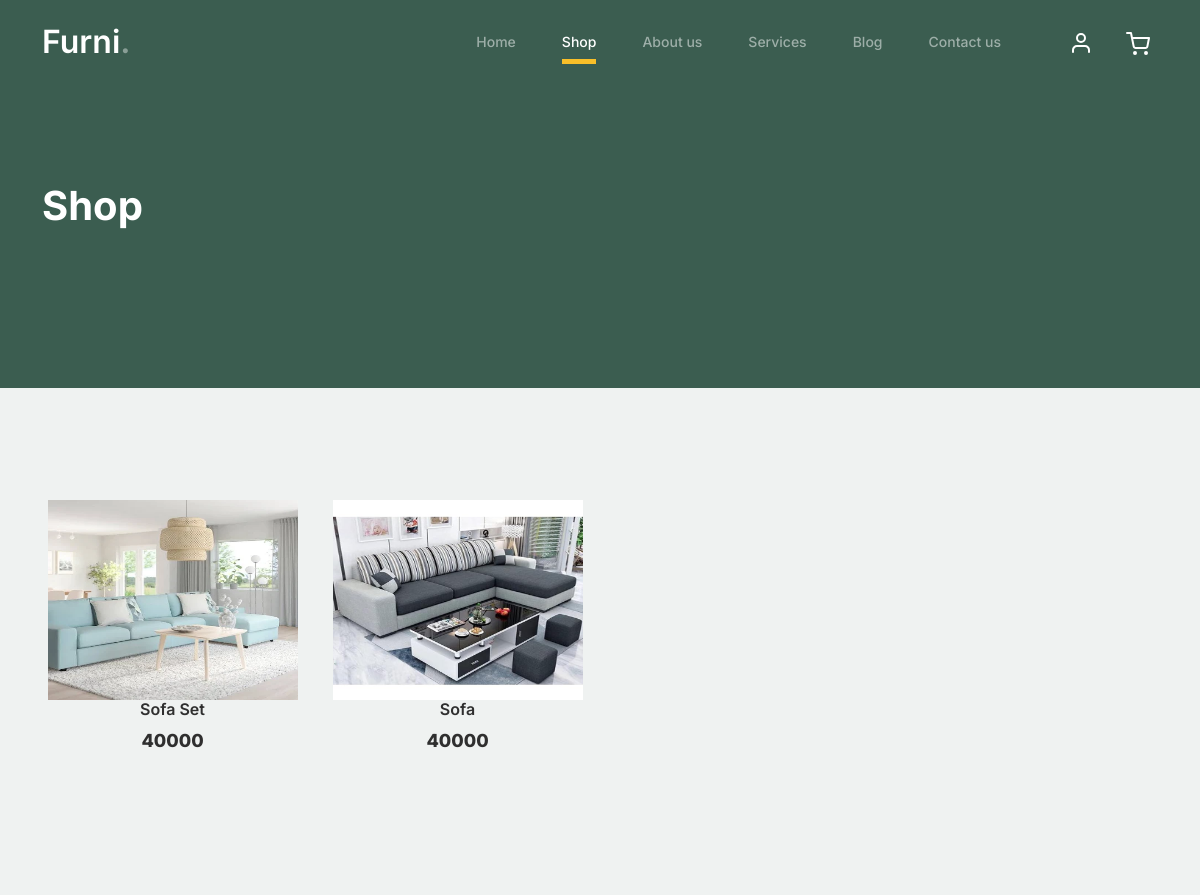
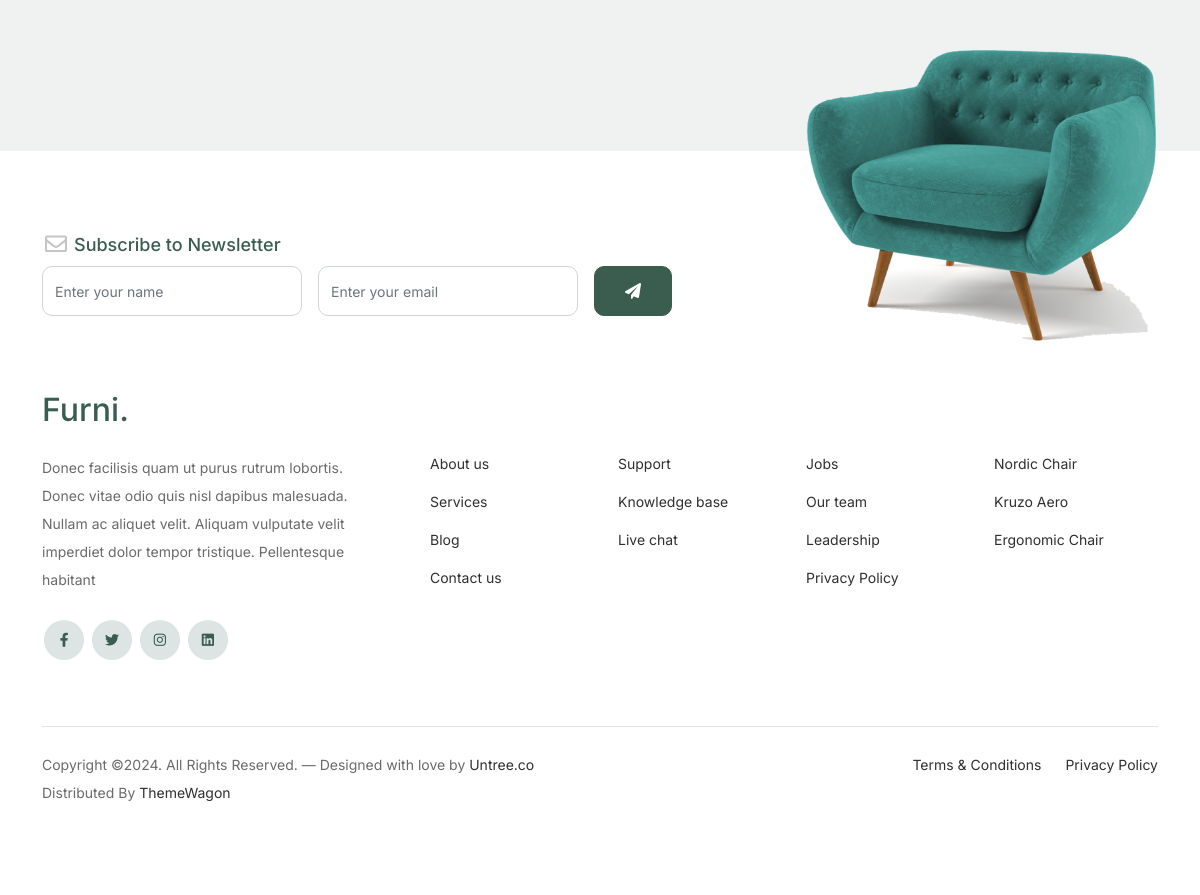
/filtered_product/Sofa Sets/, run on the app's committed database (2 pictures, top to bottom).
### ShopApp/models.py (models this page shows)
class Product_Db(models.Model):
      Product_Category = models.CharField(max_length=100,null=True,blank=True)
      Product_Name     = models.CharField(max_length=100,null=True,blank=True)
      Quality          = models.CharField(max_length=100,null=True,blank=True)
      MRP              = models.IntegerField(null=True,blank=True)
      Description      = models.TextField(max_length=500,null=True,blank=True)
      Orgin            = models.CharField(max_length=100,null=True,blank=True)
      Manufacture      = models.CharField(max_length=100,null=True,blank=True)
      img1             = models.ImageField(upload_to="product_images",null=True,blank=True)
      img2             = models.ImageField(upload_to="product_images",null=True,blank=True)
      img3             = models.ImageField(upload_to="product_images",null=True,blank=True)

### WebApp/views.py (the view)
# urls.py: path('filtered_product/<cat_name>/',views.filtered_product,name="filtered_product"),
def filtered_product(request, cat_name):
    data = Product_Db.objects.filter(Product_Category=cat_name)
    return render(request, "Products_Filtered.html", {'data': data})

### WebApp/templates/Products_Filtered.html (shortened to what this page needs)
<!doctype html>
{% load static %}
<html lang="en">
<head>
		<link href="{% static 'home/css/bootstrap.min.css' %}" rel="stylesheet">
		<link href="https://cdnjs.cloudflare.com/ajax/libs/font-awesome/6.0.0-beta3/css/all.min.css" rel="stylesheet">
		<link href="{% static 'home/css/tiny-slider.css' %}" rel="stylesheet">
		<link href="{% static 'home/css/style.css' %}" rel="stylesheet">
	</head>
	<body>
		<nav class="custom-navbar navbar navbar navbar-expand-md navbar-dark bg-dark" arial-label="Furni navigation bar">
			<div class="container">
				<a class="navbar-brand" href="index.html">Furni<span>.</span></a>
				<div class="collapse navbar-collapse" id="navbarsFurni">
					<ul class="custom-navbar-nav navbar-nav ms-auto mb-2 mb-md-0">
						<li class="nav-item ">
							<a class="nav-link" href="index.html">Home</a>
						</li>
						<li class="active"><a class="nav-link" href="shop.html">Shop</a></li>
						<li><a class="nav-link" href="about.html">About us</a></li>
						<li><a class="nav-link" href="services.html">Services</a></li>
						<li><a class="nav-link" href="blog.html">Blog</a></li>
						<li><a class="nav-link" href="contact.html">Contact us</a></li>
					</ul>
					<ul class="custom-navbar-cta navbar-nav mb-2 mb-md-0 ms-5">
						<li><a class="nav-link" href="#"><img src="images/user.svg"></a></li>
						<li><a class="nav-link" href="cart.html"><img src="images/cart.svg"></a></li>
					</ul>
				</div>
			</div>
		</nav>
			<div class="hero">
				<div class="container">
					<div class="row justify-content-between">
						<div class="col-lg-5">
							<div class="intro-excerpt">
								<h1>Shop</h1>
							</div>
						</div>
						<div class="col-lg-7">
						</div>
					</div>
				</div>
			</div>
		<div class="untree_co-section product-section before-footer-section">
		    <div class="container">
		      	<div class="row">
					{% for d in data %}
					<div class="col-12 col-md-4 col-lg-3 mb-5">
						<a class="product-item" href="{% url 'single_product' prod_id=d.id %}">
							<img src="{{d.img1.url}}" width="250px" height="200px">
							<h3 class="product-title">{{d.Product_Name}}</h3>
							<strong class="product-price">{{d.MRP}}</strong>
						</a>
					</div>
					{% endfor %}
		      	</div>
		    </div>
		</div>
		<footer class="footer-section">
			<div class="container relative">
				<div class="sofa-img">
					<img src="images/sofa.png" alt="Image" class="img-fluid">
				</div>
				<div class="row">
					<div class="col-lg-8">
						<div class="subscription-form">
							<h3 class="d-flex align-items-center"><span class="me-1"><img src="images/envelope-outline.svg" alt="Image" class="img-fluid"></span><span>Subscribe to Newsletter</span></h3>
							<form action="#" class="row g-3">
								<div class="col-auto">
									<input type="text" class="form-control" placeholder="Enter your name">
								</div>
								<div class="col-auto">
									<input type="email" class="form-control" placeholder="Enter your email">
								</div>
								<div class="col-auto">
									<button class="btn btn-primary">
										<span class="fa fa-paper-plane"></span>
									</button>
								</div>
							</form>
						</div>
					</div>
				</div>
				<div class="row g-5 mb-5">
					<div class="col-lg-4">
						<div class="mb-4 footer-logo-wrap"><a href="#" class="footer-logo">Furni<span>.</span></a></div>
						<p class="mb-4">Donec facilisis quam ut purus rutrum lobortis. Donec vitae odio quis nisl dapibus malesuada. Nullam ac aliquet velit. Aliquam vulputate velit imperdiet dolor tempor tristique. Pellentesque habitant</p>
						<ul class="list-unstyled custom-social">
							<li><a href="#"><span class="fa fa-brands fa-facebook-f"></span></a></li>
							<li><a href="#"><span class="fa fa-brands fa-twitter"></span></a></li>
							<li><a href="#"><span class="fa fa-brands fa-instagram"></span></a></li>
							<li><a href="#"><span class="fa fa-brands fa-linkedin"></span></a></li>
						</ul>
					</div>
					<div class="col-lg-8">
						<div class="row links-wrap">
							<div class="col-6 col-sm-6 col-md-3">
								<ul class="list-unstyled">
									<li><a href="#">About us</a></li>
									<li><a href="#">Services</a></li>
									<li><a href="#">Blog</a></li>
									<li><a href="#">Contact us</a></li>
								</ul>
							</div>
							<div class="col-6 col-sm-6 col-md-3">
								<ul class="list-unstyled">
									<li><a href="#">Support</a></li>
									<li><a href="#">Knowledge base</a></li>
									<li><a href="#">Live chat</a></li>
								</ul>
							</div>
							<div class="col-6 col-sm-6 col-md-3">
								<ul class="list-unstyled">
									<li><a href="#">Jobs</a></li>
									<li><a href="#">Our team</a></li>
									<li><a href="#">Leadership</a></li>
									<li><a href="#">Privacy Policy</a></li>
								</ul>
							</div>
							<div class="col-6 col-sm-6 col-md-3">
								<ul class="list-unstyled">
									<li><a href="#">Nordic Chair</a></li>
									<li><a href="#">Kruzo Aero</a></li>
									<li><a href="#">Ergonomic Chair</a></li>
								</ul>
							</div>
						</div>
					</div>
				</div>
				<div class="border-top copyright">
					<div class="row pt-4">
						<div class="col-lg-6">
							<p class="mb-2 text-center text-lg-start">Copyright &copy;. All Rights Reserved. &mdash; Designed with love by <a href="https://untree.co">Untree.co</a>  Distributed By <a href="https://themewagon.com">ThemeWagon</a>
            </p>
						</div>
						<div class="col-lg-6 text-center text-lg-end">
							<ul class="list-unstyled d-inline-flex ms-auto">
								<li class="me-4"><a href="#">Terms &amp; Conditions</a></li>
								<li><a href="#">Privacy Policy</a></li>
							</ul>
						</div>
					</div>
				</div>
			</div>
		</footer>
	</body>
</html>

### data on the page
Product_Db: img1 (picture), Product_Name "Sofa Set", MRP "40000"
Product_Db: img1 (picture), Product_Name "Sofa", MRP "40000"
